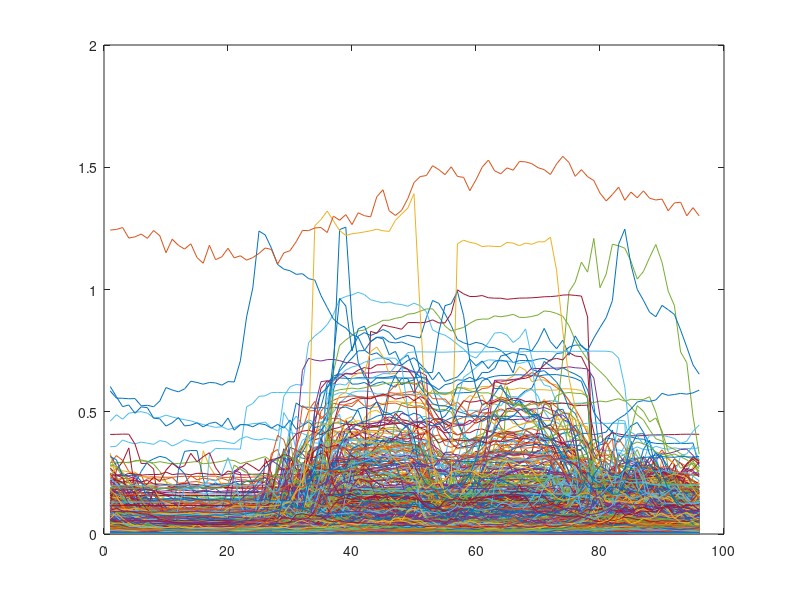

Here is the MATLAB script that generated this plot:
load TypicalWeekdayProfile.txt;
Mcolor=TypicalWeekdayProfile;
hours=size(Mcolor,2);
iter=size(Mcolor,1);
categories=cell(hours,1);
for j=1:hours
   categories{j}=sprintf('%dh',j);
end
%T=[];
 for i=1:size(Mcolor,1)
     plot((Mcolor(i,:)))
     hold all
     %T(i)=sum(Mcolor(i,:));
 end    
 
 

 